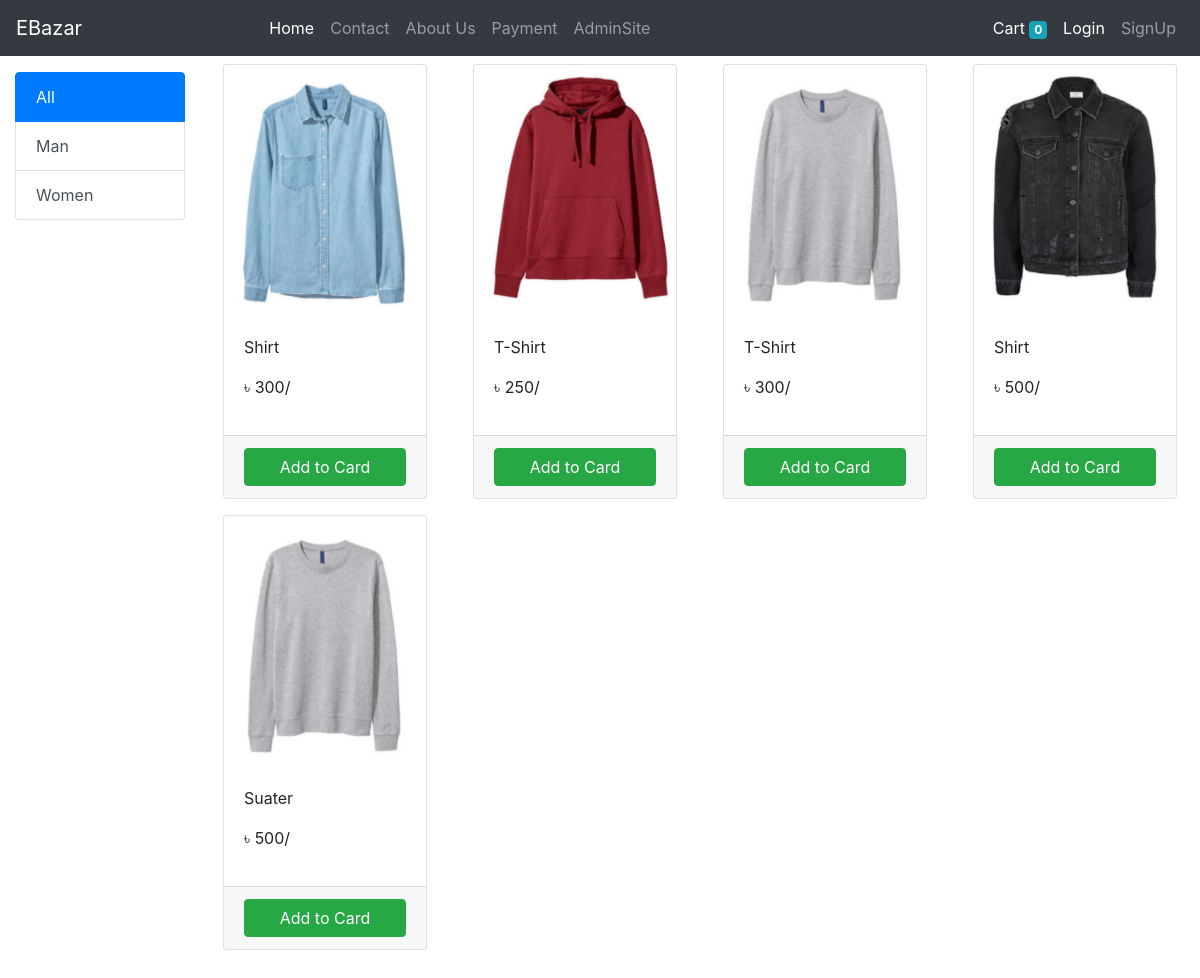
/, run on an earlier commit of the app's database.
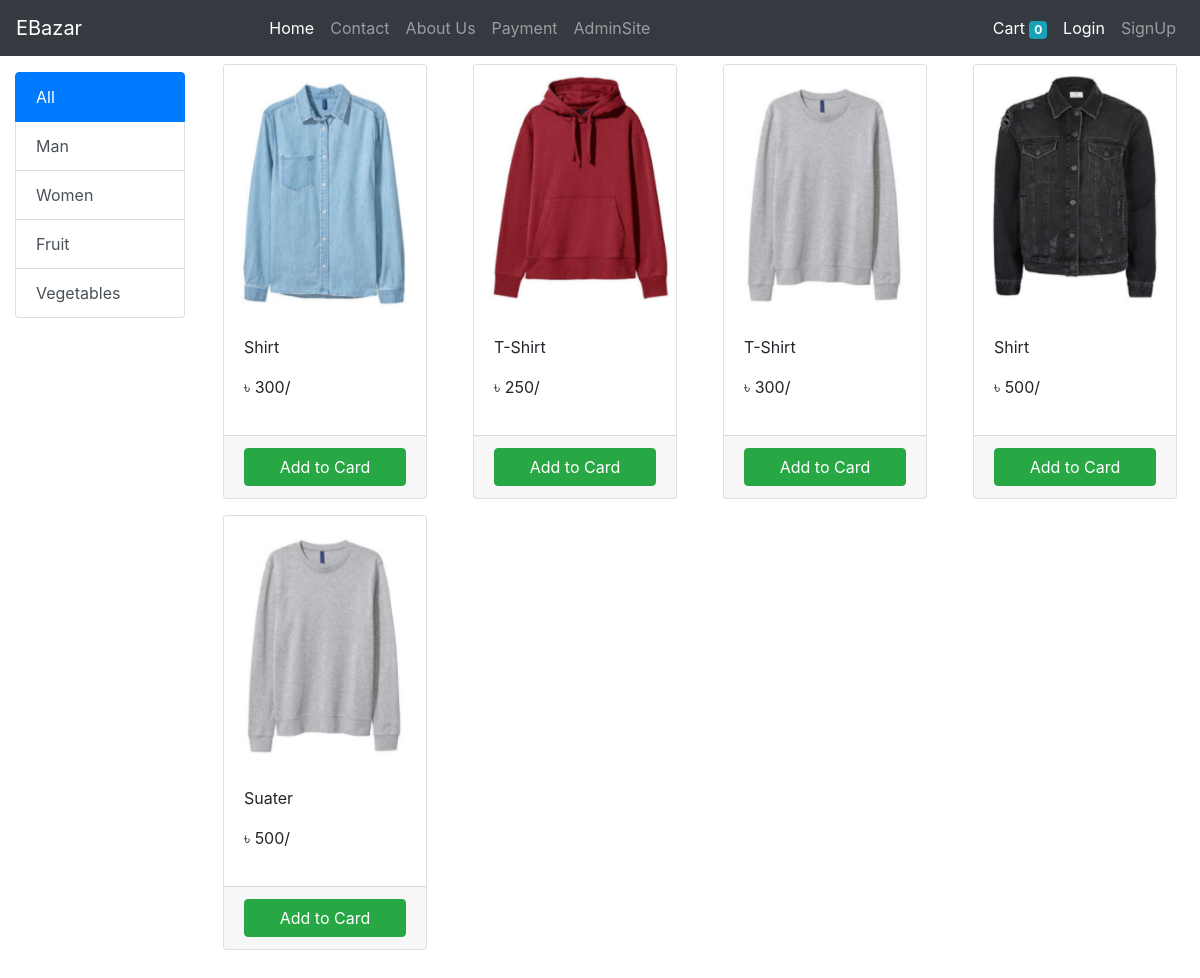
And on a later commit of the database.
### store/models/category.py (models this page shows, shortened)
class Category(models.Model):
    name = models.CharField(max_length=25)
    @staticmethod
    def get_all_category():
        return Category.objects.all()

### store/models/product.py (models this page shows, shortened)
class Product(models.Model):
    name = models.CharField(max_length=50)
    price = models.IntegerField(default=0)
    unit = models.CharField(max_length = 15,blank=True)
    description = models.TextField(max_length=1000,null=True,blank=True)
    category = models.ForeignKey(Category,on_delete=models.CASCADE,default=1)
    image = models.ImageField(upload_to = 'products/')
    @staticmethod
    def get_all_products():
        return Product.objects.all()

### store/views.py (the view, shortened to what this page needs)
# urls.py: path('',Index.as_view(),name='home'),
class Index(View):
    def get(self,request):
        cart = request.session.get('cart')
        if not cart:
            request.session['cart'] = {}
        products = None
        categories = Category.get_all_category()
        categoryID = request.GET.get('category')
        if categoryID:
            products = Product.get_all_products_by_categoryid(categoryID)
        else:
            products = Product.get_all_products()
        productview = request.GET.get('productview', 1)
        home_paginator = Paginator(products, 12)
        try:
            products_list = home_paginator.page(productview)
        except PageNotAnInteger:
            products_list = home_paginator.page(1)
        except EmptyPage:
            products_list = home_paginator.page(home_paginator.num_pages)
        context = {
            'products':products_list,
            'categorys':categories
        }
        print('your are: ',request.session.get('customer'))
        return render(request,'index.html',context)

### store/templatetags/cart.py (called while the page is built)
@register.filter(name='is_in_cart')
def is_in_cart(product,cart):
    keys = cart.keys()
    for id in keys:
        if int(id) == product.id:
            return True
    return False

@register.filter(name='currency')
def currency(number):
    return "৳ "+str(number)

### templates/index.html (shortened to what this page needs)
{% extends 'base.html' %}
{% block content %}
{% load cart %}
<div class="container-fluid">
    <div class="row">
        <div class="col-lg-2 mt-3 mx-auto">
            <div class="list-group">
                <a href="/" class="list-group-item list-group-item-action active">All</a>
                {% for category in categorys %}
                <a href="/?category={{category.id}}"
                    class="list-group-item list-group-item-action">{{ category.name }}</a>
                {% endfor %}
            </div>
        </div>
        <div class="col-lg-10 mx-auto">
            <div class="row">
                {% for product in products %}
                <div class="col-md-3" id = {{product.id}}>
                    <div class="card m-2">
                        <img src="{{ product.image.url }}" alt="" height="250px" width="250px" class="card-img-top">
                        <div class="card-body">
                            <p>{{product.name}}</p>
                            <p>{{product.price|currency}}/{{product.unit}}</p>
                        </div>
                        <div class="card-footer no-gutters">
                            {% if product|is_in_cart:request.session.cart %}
                            <div class="row">
                                <form action="/#{{product.id}}" class="col-3 p-0 btn btn-block btn-success" method="post">
                                    {% csrf_token %}
                                    <input type="text" hidden name="productid" value="{{product.id}}" id="">
                                    <input type="text" hidden name="remove" value="True" id="">
                                    <input type="submit" class='m-0 btn btn-success  btn-block ' value="-">
                                </form>
                                <div class="border text-center col">{{product|cart_quantity:request.session.cart}} {{product.unit}}</div>
                                <form action="/#{{product.id}}" class="col-3 p-0 btn btn-block btn-success" method="post">
                                    {% csrf_token %}
                                    <input type="text" hidden name="productid" value="{{product.id}}" id="">
                                    <input type="submit" class='btn btn-success  btn-block ' value="+">
                                </form>
                            </div>
                            {% else %}
                            <form action="/#{{product.id}}" class="btn-block" method="post">
                                <input type="submit" class='btn btn-success  btn-block ' value="Add to Card">
                            </form>
                            {% endif %}
                        </div>
                    </div>
                </div>
                {% endfor %}
              <div class="container"><br>
                <br>
              </div>
            </div>
        </div>
    </div>
</div>
{% endblock %}

What changed in the data, as far as the page shows it:
added Category: name "Fruit"
added Category: name "Vegetables"
